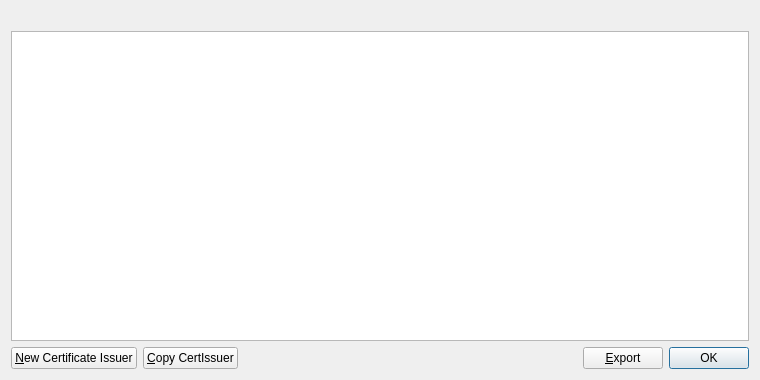
<?xml version="1.0" encoding="UTF-8"?>
<ui version="4.0">
 <class>CertIssuerListPage</class>
 <widget class="QWidget" name="CertIssuerListPage">
  <property name="geometry">
   <rect>
    <x>0</x>
    <y>0</y>
    <width>760</width>
    <height>380</height>
   </rect>
  </property>
  <property name="windowTitle">
   <string>Certificate Issuers</string>
  </property>
  <layout class="QVBoxLayout" name="verticalLayout">
   <item>
    <widget class="QLabel" name="labelExplanation">
     <property name="textFormat">
      <enum>Qt::PlainText</enum>
     </property>
     <property name="wordWrap">
      <bool>true</bool>
     </property>
    </widget>
   </item>
   <item>
    <widget class="QTableView" name="tableView">
     <property name="contextMenuPolicy">
      <enum>Qt::CustomContextMenu</enum>
     </property>
     <property name="toolTip">
      <string>Double-click to edit certificate</string>
     </property>
     <property name="tabKeyNavigation">
      <bool>false</bool>
     </property>
     <property name="alternatingRowColors">
      <bool>true</bool>
     </property>
     <property name="selectionMode">
      <enum>QAbstractItemView::SingleSelection</enum>
     </property>
     <property name="selectionBehavior">
      <enum>QAbstractItemView::SelectRows</enum>
     </property>
     <property name="sortingEnabled">
      <bool>true</bool>
     </property>
     <attribute name="verticalHeaderVisible">
      <bool>false</bool>
     </attribute>
    </widget>
   </item>
   <item>
    <layout class="QHBoxLayout" name="horizontalLayout">
     <item>
      <widget class="QPushButton" name="newCertIssuer">
       <property name="toolTip">
        <string>Create a new certificate issuer</string>
       </property>
       <property name="text">
        <string>&amp;New Certificate Issuer</string>
       </property>
       <property name="icon">
        <iconset resource="../bitcoin.qrc">
         <normaloff>:/icons/add</normaloff>:/icons/add</iconset>
       </property>
      </widget>
     </item>
     <item>
      <widget class="QPushButton" name="copyCertIssuer">
       <property name="toolTip">
        <string>Copy the currently selected certificate issuer to the system clipboard</string>
       </property>
       <property name="text">
        <string>&amp;Copy CertIssuer</string>
       </property>
       <property name="icon">
        <iconset resource="../bitcoin.qrc">
         <normaloff>:/icons/editcopy</normaloff>:/icons/editcopy</iconset>
       </property>
      </widget>
     </item>
     <item>
      <spacer name="horizontalSpacer">
       <property name="orientation">
        <enum>Qt::Horizontal</enum>
       </property>
       <property name="sizeHint" stdset="0">
        <size>
         <width>40</width>
         <height>20</height>
        </size>
       </property>
      </spacer>
     </item>
     <item>
      <widget class="QPushButton" name="exportButton">
       <property name="toolTip">
        <string>Export the data in the current tab to a file</string>
       </property>
       <property name="text">
        <string>&amp;Export</string>
       </property>
       <property name="icon">
        <iconset resource="../bitcoin.qrc">
         <normaloff>:/icons/export</normaloff>:/icons/export</iconset>
       </property>
      </widget>
     </item>
     <item>
      <widget class="QDialogButtonBox" name="buttonBox">
       <property name="sizePolicy">
        <sizepolicy hsizetype="Maximum" vsizetype="Fixed">
         <horstretch>0</horstretch>
         <verstretch>0</verstretch>
        </sizepolicy>
       </property>
       <property name="standardButtons">
        <set>QDialogButtonBox::Ok</set>
       </property>
      </widget>
     </item>
    </layout>
   </item>
  </layout>
 </widget>
 <resources>
  <include location="../bitcoin.qrc"/>
 </resources>
 <connections/>
</ui>
